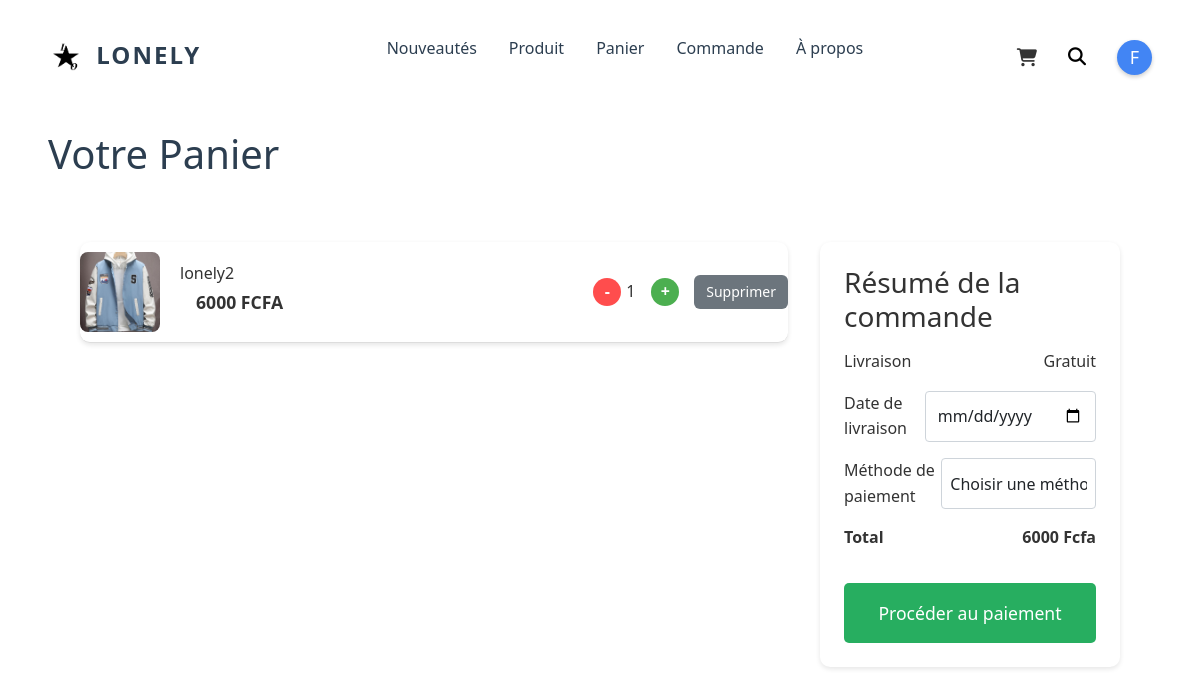
Before: /panier/ (signed in) with the older database file.
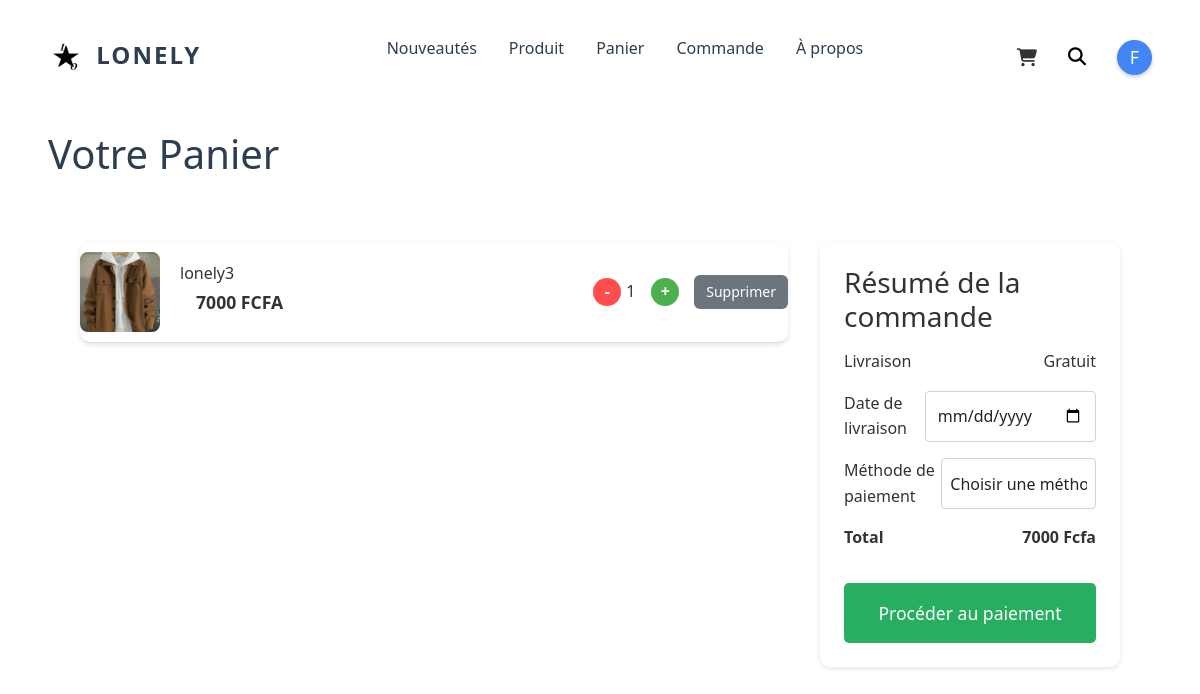
After: the same page with the newer database file.
### app/models.py (models this page shows, shortened)
class CartItem(models.Model):
    cart = models.ForeignKey(Cart, on_delete=models.CASCADE, related_name='items')
    product = models.ForeignKey(Product, on_delete=models.CASCADE)
    quantity = models.PositiveIntegerField(default=1)

class Product(models.Model):
    category = models.ForeignKey(Category, on_delete=models.CASCADE, related_name='products')
    name = models.CharField(max_length=200)
    description = models.TextField(blank=True, null=True)
    price = models.IntegerField()
    image = models.ImageField(upload_to='products/', blank=True, null=True)
    stock = models.PositiveIntegerField(default=0)
    sizes = models.CharField(max_length=100, default='S,M,L,XL,XXL', blank=True)

### app/views.py (the view)
# urls.py: path('panier/', views.view_cart, name='panier'),
@login_required
def view_cart(request):
    cart, created = Cart.objects.get_or_create(user=request.user)
    items = cart.items.all()
    total = sum(item.product.price * item.quantity for item in items)
    return render(request, 'Panier/panier.html', {'items': items, 'total': total})

### app/templates/Panier/panier.html (shortened to what this page needs)
<!DOCTYPE html>
    {% load static %}
<html lang="fr">
<head>
    <link rel="stylesheet" href="https://cdnjs.cloudflare.com/ajax/libs/font-awesome/6.7.2/css/all.min.css"
 />
    <link href="https://cdn.jsdelivr.net/npm/bootstrap@5.0.2/dist/css/bootstrap.min.css" rel="stylesheet"
>
    <link rel="stylesheet" href="{% static 'style/style1.css' %}" />
    <link rel="stylesheet" href="{% static 'style/style.css' %}" />
    <link rel="stylesheet" href="{% static 'style/styles.css' %}">
</head>
<body>
    <header>
        <nav>
            <div class="logo">
                <img src="{% static 'image/logo.png' %}" alt="Lonely Logo" style="width: 40px; height: 40px; object-fit: contain;">
                LONELY
            </div>
            <ul class="nav-links">
                <li><a href="{% url 'index' %}">Nouveautés</a></li>
                <li><a href="{% url 'produit' %}">Produit</a></li>
                <li><a href="{% url 'panier' %}">Panier</a></li>
                <li><a href="{% url 'commande' %}">Commande</a></li>
                <li><a href="#apropos">À propos</a></li>
            </ul>
<div class="icons">
    <a href="{% url 'panier' %}">
        <i class="fa-solid fa-cart-shopping"></i>
    </a>
    <div class="input-wrapper">
        <button type="button" class="icon">
            <i class="fa-solid fa-magnifying-glass"></i>
        </button>
        <input placeholder="search..." class="input" name="text" type="text">
    </div>
    {% if user.is_authenticated %}
            <div class="user-profile-button">
                <a href="#" class="user-initial" style="background-color: #4285f4; color: white; width: 35px; height: 35px; border-radius: 50%; display: flex; align-items: center; justify-content: center; text-decoration: none; font-weight: 500; box-shadow: 0 2px 4px rgba(0,0,0,0.2);">
                    {{ user.username|first|upper }}
                </a>
            </div>
    {% else %}
            <a href="{% url 'login' %}" class="login-button" style="text-decoration: none;">
                <i class="fa-solid fa-user"></i>
            </a>
    {% endif %}
</div>
</nav>
<main class="cart-page">
    <h1>Votre Panier</h1>
    <div class="cart-container">
        <div class="cart-items">
            {% if not items %}
                <p>Votre panier est vide.</p>
            {% else %}
                {% for item in items %}
                <div class="cart-item" style="display: flex; align-items: center; gap: 20px; border-bottom: 1px solid #ddd; padding: 10px 0;">
                    <img src="{{ item.product.image.url }}" alt="{{ item.product.name }}" style="width: 80px; height: 80px; object-fit: cover; border-radius: 8px;">
                    <div class="item-details" style="flex-grow: 1;">
                        <h3 style="margin: 0; font-size: 16px;">{{ item.product.name }}</h3>
                        <p class="price" style="margin: 4px 0; font-weight: bold; color: #333;">{{ item.product.price }} FCFA</p>
                    </div>
                    <div style="display: flex; align-items: center; gap: 15px;">
                        <form method="post" action="{% url 'update_quantity' item.id %}" style="display: flex; align-items: center; gap: 5px;">
                            <button type="submit" name="action" value="decrease"
                                style="width: 28px; height: 28px; border-radius: 50%; background-color: #ff4d4d; color: white; border: none; cursor: pointer; font-size: 16px; font-weight: bold;">
                                -
                            </button>
                            <span class="quantity" style="font-size: 16px; font-weight: 500; min-width: 20px; text-align: center;">{{ item.quantity }}</span>
                            <button type="submit" name="action" value="increase"
                                style="width: 28px; height: 28px; border-radius: 50%; background-color: #4CAF50; color: white; border: none; cursor: pointer; font-size: 16px; font-weight: bold;">
                                +
                            </button>
                        </form>
                        <form method="post" action="{% url 'supprimer_panier' item.id %}">
                            <button type="submit"
                                style="padding: 6px 12px; background-color: #6c757d; color: white; border: none; border-radius: 6px; cursor: pointer; font-size: 14px;">
                                Supprimer
                            </button>
                        </form>
                    </div>
                </div>
                {% endfor %}
            {% endif %}
        </div>
        <div class="cart-summary">
            <h3>Résumé de la commande</h3>
            <div class="summary-line">
                <span>Livraison</span>
                <span>Gratuit</span>
            </div>
            <div class="summary-line">
                <span>Date de livraison</span>
                <input type="date"
                       name="date_livraison"
                       id="date_livraison"
                       class="form-control"
                       required>
            </div>
            <form method="POST" action="{% url 'placer_commande' %}" id="payment-form" onsubmit="return validateForm()">
                <div class="summary-line">
                    <span>Méthode de paiement</span>
                    <select name="payment_method" id="payment_method" class="form-control" required>
                        <option value="">Choisir une méthode</option>
                    </select>
                </div>
                <div class="summary-line">
                    <b><span>Total</span></b>
                    <b><span>{{ total }} Fcfa</span></b>
                </div>
                <button type="submit" class="checkout-button">Procéder au paiement</button>
            </form>
        </div>
    </div>
</main>
{% load static %}
{% load static %}
</body>
</html>

### app/static/style/style1.css (style rules this page uses)
:root { --primary-color: #333; --background-color: #fff; --accent-color: #666; --spacing: 2rem; }
* { margin: 0; padding: 0; box-sizing: border-box; }
body { font-family: 'Inter', sans-serif; line-height: 1.6; color: var(--primary-color); background-color: var(--background-color); }
header { padding: 1rem var(--spacing); position: fixed; width: 100%; background: rgba(255, 255, 255, 0.95); z-index: 1000; top: 0; }
main { padding-top: calc(70px + 1rem); }
nav { display: flex; justify-content: space-between; align-items: center; max-width: 1200px; margin: 0 auto; }
.icons { display: flex; align-items: center; gap: 15px; font-size: large; }
.input-wrapper { display: flex; align-items: center; justify-content: center; gap: 22px; position: relative; }
.input { border-style: none; height: 50px; width: 50px; padding: 10px; outline: none; border-radius: 50%; transition: .5s ease-in-out; font-size: 17px; padding-right: 40px; color: #000000; }
.input::placeholder, .input { font-family: 'Trebuchet MS', 'Lucida Sans Unicode', 'Lucida Grande', 'Lucida Sans', Arial, sans-serif; font-size: 17px; }
.input::placeholder { color: #8f8f8f; }
.icon { display: flex; align-items: center; justify-content: center; position: absolute; font-size: large; right: 0px; cursor: pointer; width: 50px; height: 50px; outline: none; border-style: none; border-radius: 50%; pointer-events: painted; background-color: transparent; transition: .2s linear; }
.logo { font-size: 1.5rem; font-weight: bold; letter-spacing: 2px; }
nav ul.nav-links { display: flex; gap: 2rem; list-style: none; }
nav a { text-decoration: none; color: var(--primary-color); font-weight: 500; }
.cart-container { display: flex; gap: 2rem; max-width: 1200px; margin: 0 auto; padding: 2rem; }
#payment_method { width: 100%; padding: 0.5rem; border: 1px solid #ced4da; border-radius: 4px; background-color: white; font-size: 1rem; }
.checkout-button { width: 100%; padding: 1rem; background-color: #0d6efd; color: white; border: none; border-radius: 4px; font-size: 1.1rem; font-weight: 500; cursor: pointer; transition: background-color 0.3s ease; text-decoration: none; display: inline-block; text-align: center; }

### app/static/style/style.css (style rules this page uses)
:root { --primary-color: #333; --background-color: #fff; --accent-color: #666; --spacing: 2rem; }
* { margin: 0; padding: 0; box-sizing: border-box; }
body { font-family: 'Inter', sans-serif; line-height: 1.6; color: var(--primary-color); background-color: var(--background-color); }
header { padding: 1rem var(--spacing); position: fixed; width: 100%; background: rgba(255, 255, 255, 0.95); z-index: 1000; }
nav { display: flex; justify-content: space-between; align-items: center; max-width: 1200px; margin: 0 auto; }
.logo { font-size: 1.5rem; font-weight: bold; letter-spacing: 2px; }
nav ul { display: flex; list-style: none; gap: 2rem; }
nav a { text-decoration: none; color: var(--primary-color); font-weight: 500; }

Changed rows visible on the page:
removed CartItem: product.image (picture), product.name "lonely2", product.price "6000", quantity "1"
added CartItem: product.image (picture), product.name "lonely3", product.price "7000", quantity "1"
Other visible differences:
{{ total }}: "6000" → "7000"
